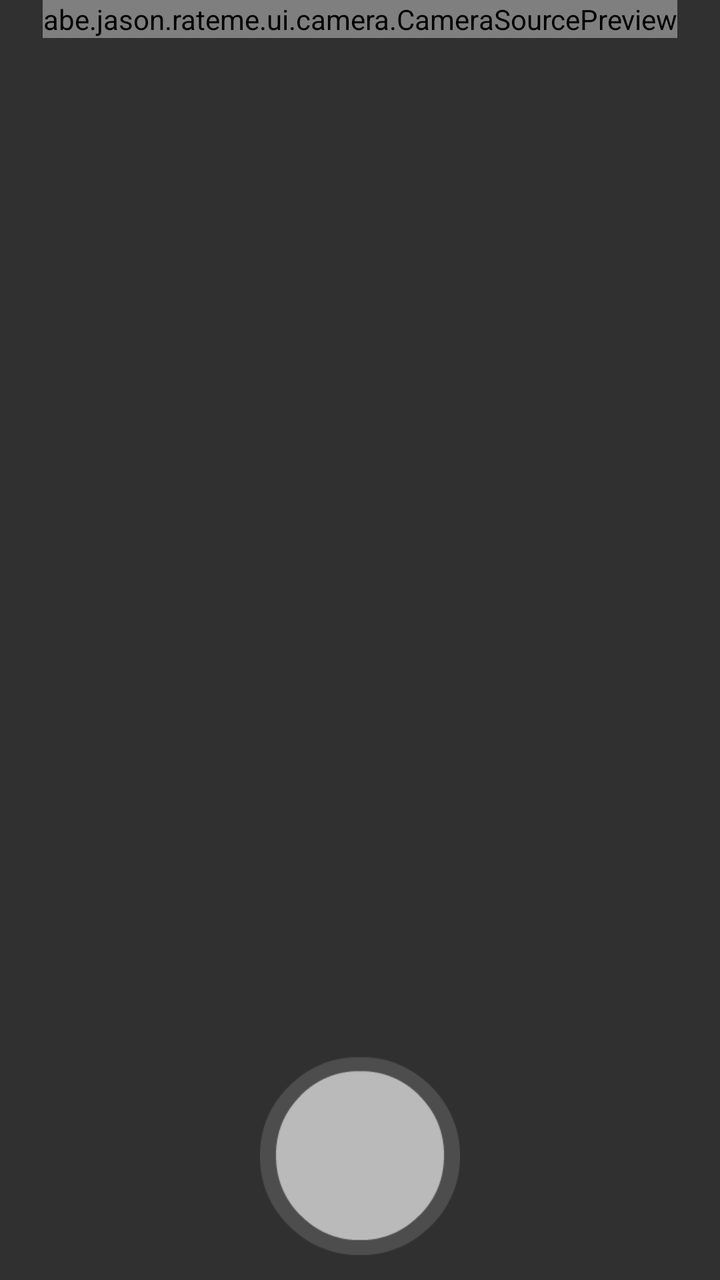
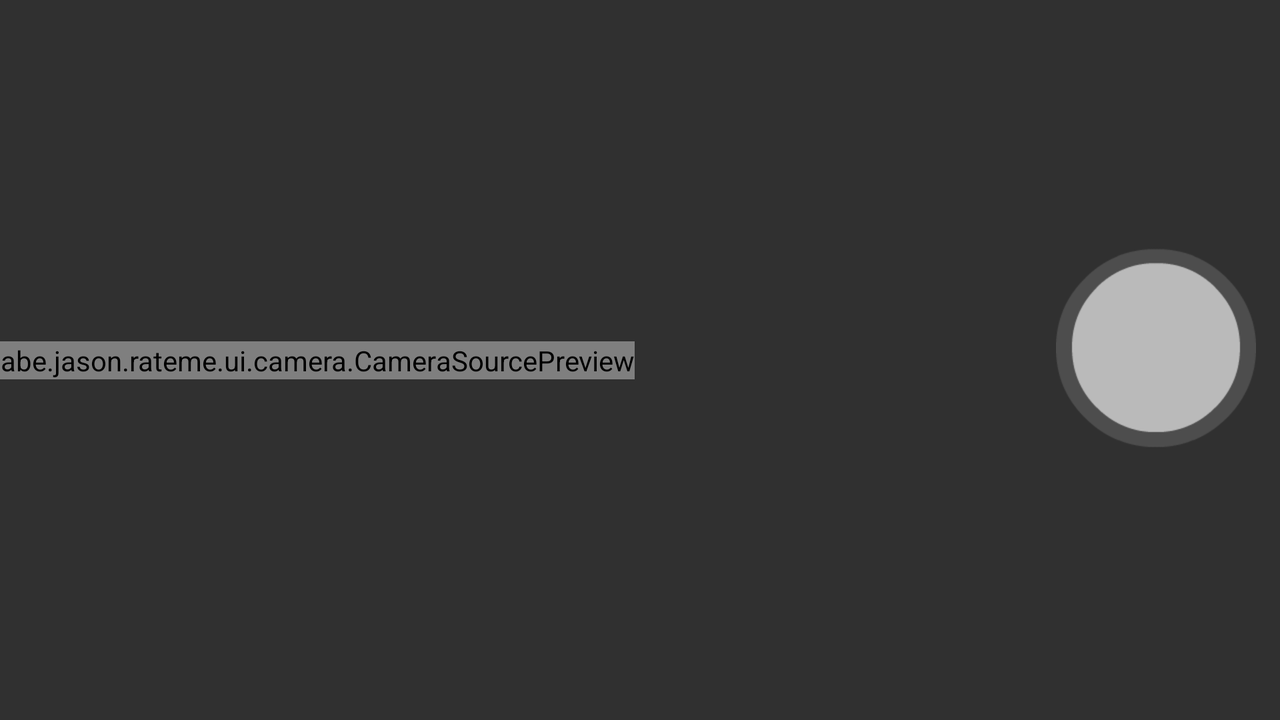

An Android layout and its configuration variant, each rendered on a device that would load it. The default file and the variant file are quoted in full after the pictures.
<!-- AndroidManifest.xml: activity theme Theme.AppCompat.NoActionBar -->
<!-- res/layout/main.xml -->
<?xml version="1.0" encoding="utf-8"?>
<android.support.constraint.ConstraintLayout xmlns:android="http://schemas.android.com/apk/res/android"
    xmlns:app="http://schemas.android.com/apk/res-auto"
    xmlns:tools="http://schemas.android.com/tools"
    android:id="@+id/topLayout"
    android:layout_width="match_parent"
    android:layout_height="match_parent"
    android:keepScreenOn="true">

  <abe.jason.rateme.ui.camera.CameraSourcePreview
      android:id="@+id/preview"
      android:layout_width="wrap_content"
      android:layout_height="wrap_content"
      app:layout_constraintEnd_toEndOf="parent"
      app:layout_constraintStart_toStartOf="parent"
      app:layout_constraintTop_toTopOf="parent" >

    <abe.jason.rateme.ui.camera.GraphicOverlay
        android:id="@+id/faceOverlay"
        android:layout_width="wrap_content"
        android:layout_height="wrap_content" />

  </abe.jason.rateme.ui.camera.CameraSourcePreview>

  <ImageView
      android:id="@+id/cameraButton"
      android:layout_width="100dp"
      android:layout_height="100dp"
      android:layout_marginBottom="12dp"
      android:layout_marginEnd="12dp"
      android:layout_marginStart="12dp"
      android:contentDescription="@string/camera_button_desc"
      app:layout_constraintBottom_toBottomOf="parent"
      app:layout_constraintEnd_toEndOf="parent"
      app:layout_constraintStart_toStartOf="parent"
      app:srcCompat="@drawable/camera_button" />

</android.support.constraint.ConstraintLayout>
<!-- resources referenced by this layout -->
<resources>
  <!-- drawable camera_button: png bitmap (drawable, 2906 bytes) -->
  <string name="camera_button_desc">Camera Button</string>
</resources>
<!-- res/layout-land/main.xml (the repository's variant of the layout above) -->
<!-- drawn on the phone turned sideways -->
<?xml version="1.0" encoding="utf-8"?>
<android.support.constraint.ConstraintLayout xmlns:android="http://schemas.android.com/apk/res/android"
    xmlns:app="http://schemas.android.com/apk/res-auto"
    xmlns:tools="http://schemas.android.com/tools"
    android:id="@+id/topLayout"
    android:layout_width="match_parent"
    android:layout_height="match_parent"
    android:keepScreenOn="true">

  <abe.jason.rateme.ui.camera.CameraSourcePreview
      android:id="@+id/preview"
      android:layout_width="wrap_content"
      android:layout_height="wrap_content"
      app:layout_constraintBottom_toBottomOf="parent"
      app:layout_constraintStart_toStartOf="parent"
      app:layout_constraintTop_toTopOf="parent" >

    <abe.jason.rateme.ui.camera.GraphicOverlay
        android:id="@+id/faceOverlay"
        android:layout_width="wrap_content"
        android:layout_height="wrap_content" />

  </abe.jason.rateme.ui.camera.CameraSourcePreview>

  <ImageView
      android:id="@+id/cameraButton"
      android:layout_width="100dp"
      android:layout_height="100dp"
      android:layout_marginBottom="12dp"
      android:layout_marginEnd="12dp"
      android:layout_marginStart="12dp"
      android:contentDescription="@string/camera_button_desc"
      app:layout_constraintBottom_toBottomOf="parent"
      app:layout_constraintEnd_toEndOf="parent"
      app:layout_constraintTop_toTopOf="parent"
      app:srcCompat="@drawable/camera_button" />

</android.support.constraint.ConstraintLayout>
